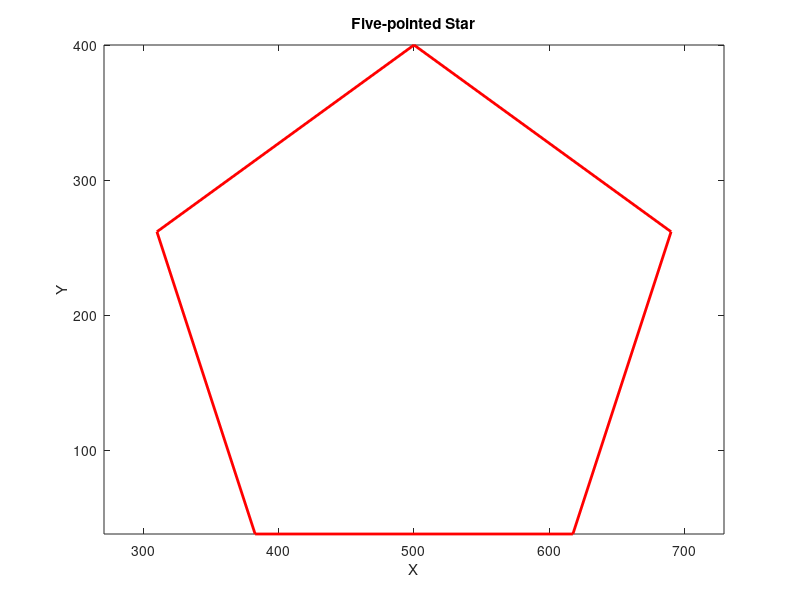

Reproduce this figure in MATLAB.
% 定义五角星的半径和中心点坐标
radius = 200; % 半径
center = [500, 200]; % 中心点坐标

% 计算五角星的顶点坐标
theta = linspace(0.5*pi, 2.5*pi, 6); % 分割角度为6个点，多一个点是为了闭合五角星
x = radius * cos(theta) + center(1);
y = radius * sin(theta) + center(2);

% 绘制五边形
figure;
plot(x, y, 'r-', 'LineWidth', 2);
axis equal; % 设置坐标轴比例相等
xlabel('X');
ylabel('Y');
title('Five-pointed Star');
